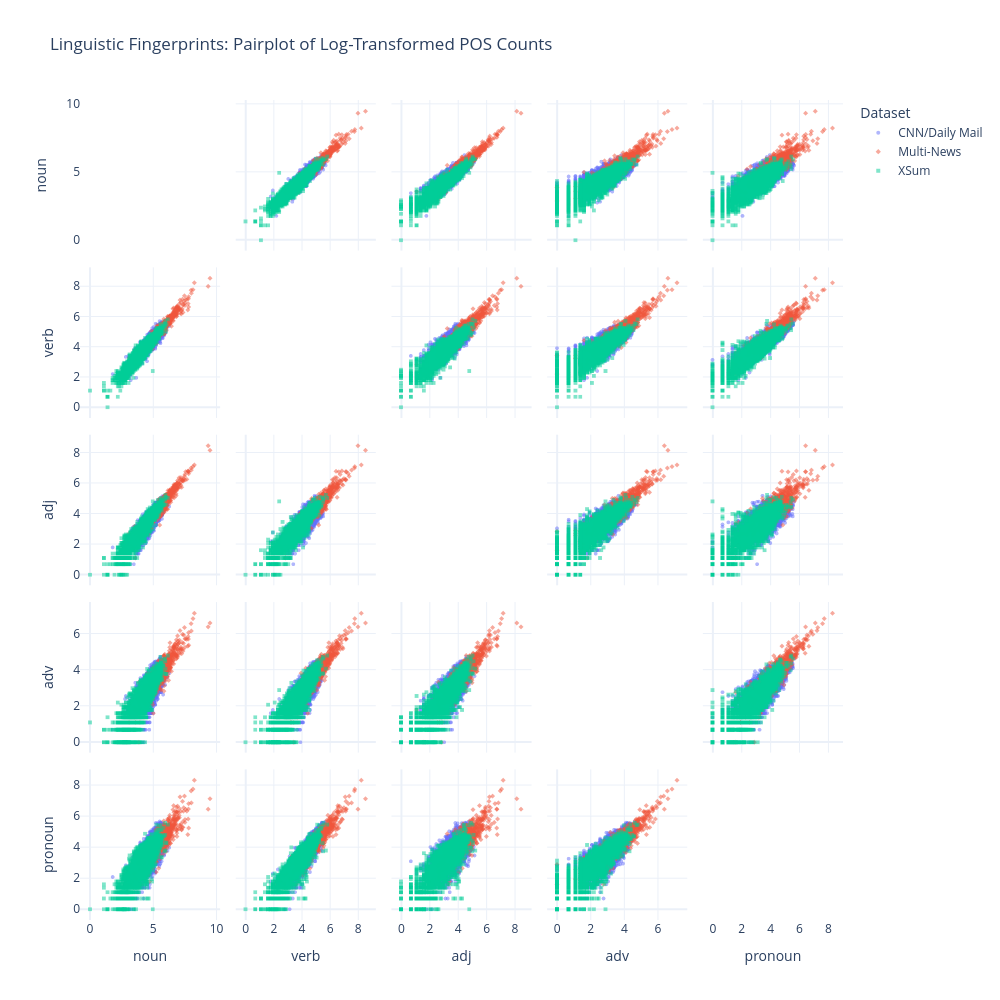

Notebook source saved alongside this figure:
### Markdown cell above
- Around 10% of article is about descriptiveness.
- All pos count are left-skewed log-normally distributed. Log[pos] is almost +vely correlated with each other.
- Multi-News article are more grammatically charged (more POS) then CNN, XSum.

### Code cell
## D] Pairwise POS relationships
# Prepare the data: Log-transform the counts to reduce skewness
# We use log1p (log(1+x)) to avoid errors with zero counts
df_log = df.copy()
for col in pos_column:
    df_log[f'log_{col}'] = np.log1p(df[col])

# 3. Create the Scatter Matrix
fig = px.scatter_matrix(
    df_log,
    dimensions=[f'log_{col}' for col in pos_column],
    color='Dataset',               # Differentiate datasets by color
    symbol='Dataset',              # Differentiate by shape (useful for overlap)
    opacity=0.5,                   # Add transparency to see density
    title='Linguistic Fingerprints: Pairplot of Log-Transformed POS Counts',
    labels={f'log_{col}': col.replace('_count', '') for col in pos_column},
    template='plotly_white'
)

# 4. Beautify: Update marker size and layout
fig.update_traces(diagonal_visible=False, marker=dict(size=4))
fig.update_layout(
    width=1000, 
    height=1000,
    dragmode='select', # Allows you to highlight specific clusters
    hovermode='closest'
)

fig.show()

### Figure 1 — Plotly figure (JSON) as saved in the notebook; plotly's stock layout.template omitted (floating-point values rounded to 4 significant figures; data arrays with more than 128 entries replaced by an {"elided": "..."} marker saying what was removed)
{"data": [{"diagonal": {"visible": false}, "dimensions": [{"axis": {"matches": true}, "label": "noun", "values": {"elided": "6750 float values"}}, {"axis": {"matches": true}, "label": "verb", "values": {"elided": "6750 float values"}}, {"axis": {"matches": true}, "label": "adj", "values": {"elided": "6750 float values"}}, {"axis": {"matches": true}, "label": "adv", "values": {"elided": "6750 float values"}}, {"axis": {"matches": true}, "label": "pronoun", "values": {"elided": "6750 float values"}}], "hovertemplate": "Dataset=CNN/Daily Mail<br>%{xaxis.title.text}=%{x}<br>%{yaxis.title.text}=%{y}<extra></extra>", "legendgroup": "CNN/Daily Mail", "marker": {"color": "#636efa", "opacity": 0.5, "size": 4, "symbol": "circle"}, "name": "CNN/Daily Mail", "showlegend": true, "type": "splom"}, {"diagonal": {"visible": false}, "dimensions": [{"axis": {"matches": true}, "label": "noun", "values": {"elided": "643 float values"}}, {"axis": {"matches": true}, "label": "verb", "values": {"elided": "643 float values"}}, {"axis": {"matches": true}, "label": "adj", "values": {"elided": "643 float values"}}, {"axis": {"matches": true}, "label": "adv", "values": {"elided": "643 float values"}}, {"axis": {"matches": true}, "label": "pronoun", "values": {"elided": "643 float values"}}], "hovertemplate": "Dataset=Multi-News<br>%{xaxis.title.text}=%{x}<br>%{yaxis.title.text}=%{y}<extra></extra>", "legendgroup": "Multi-News", "marker": {"color": "#EF553B", "opacity": 0.5, "size": 4, "symbol": "diamond"}, "name": "Multi-News", "showlegend": true, "type": "splom"}, {"diagonal": {"visible": false}, "dimensions": [{"axis": {"matches": true}, "label": "noun", "values": {"elided": "2570 float values"}}, {"axis": {"matches": true}, "label": "verb", "values": {"elided": "2570 float values"}}, {"axis": {"matches": true}, "label": "adj", "values": {"elided": "2570 float values"}}, {"axis": {"matches": true}, "label": "adv", "values": {"elided": "2570 float values"}}, {"axis": {"matches": true}, "label": "pronoun", "values": {"elided": "2570 float values"}}], "hovertemplate": "Dataset=XSum<br>%{xaxis.title.text}=%{x}<br>%{yaxis.title.text}=%{y}<extra></extra>", "legendgroup": "XSum", "marker": {"color": "#00cc96", "opacity": 0.5, "size": 4, "symbol": "square"}, "name": "XSum", "showlegend": true, "type": "splom"}], "layout": {"dragmode": "select", "height": 1000, "hovermode": "closest", "legend": {"title": {"text": "Dataset"}, "tracegroupgap": 0}, "title": {"text": "Linguistic Fingerprints: Pairplot of Log-Transformed POS Counts"}, "width": 1000}}
